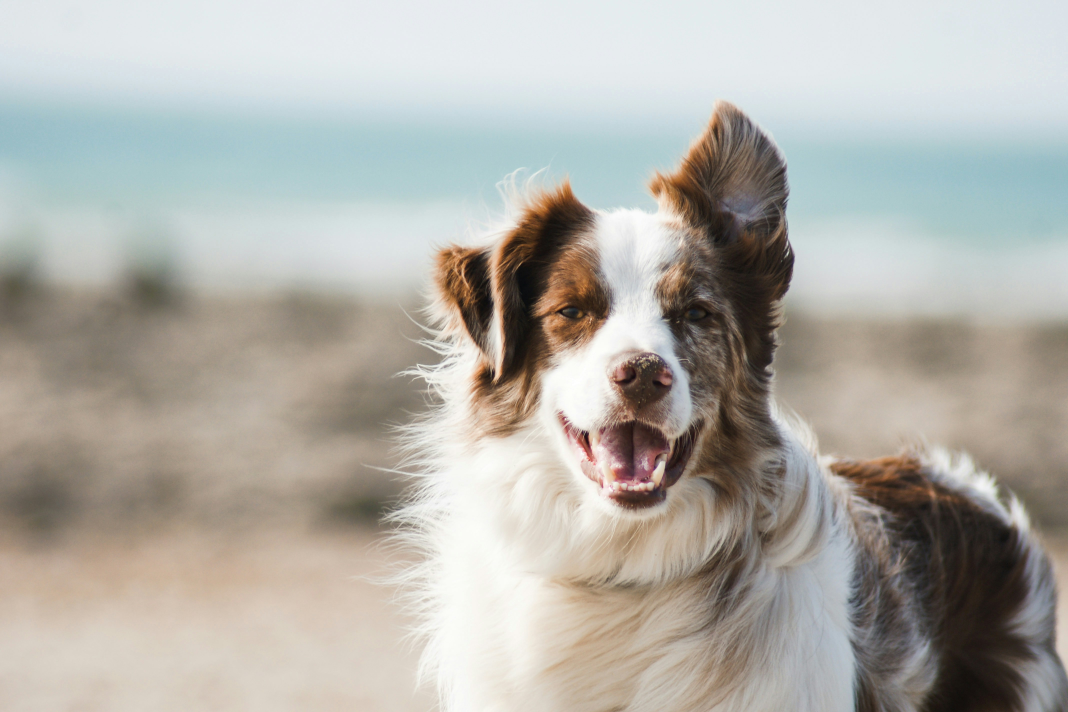
#> input picture adv-programming-2/data/dog.jpg, 4272 x 2848 px (shown at 1/4 size)
$ python z3.py
#> lines starting #> are read from the running program, lines starting #| are printed output that depends on the picture
import cv2

IMAGE_PATH = "./data/dog.jpg"

image_grey = cv2.imread(IMAGE_PATH, cv2.IMREAD_GRAYSCALE)
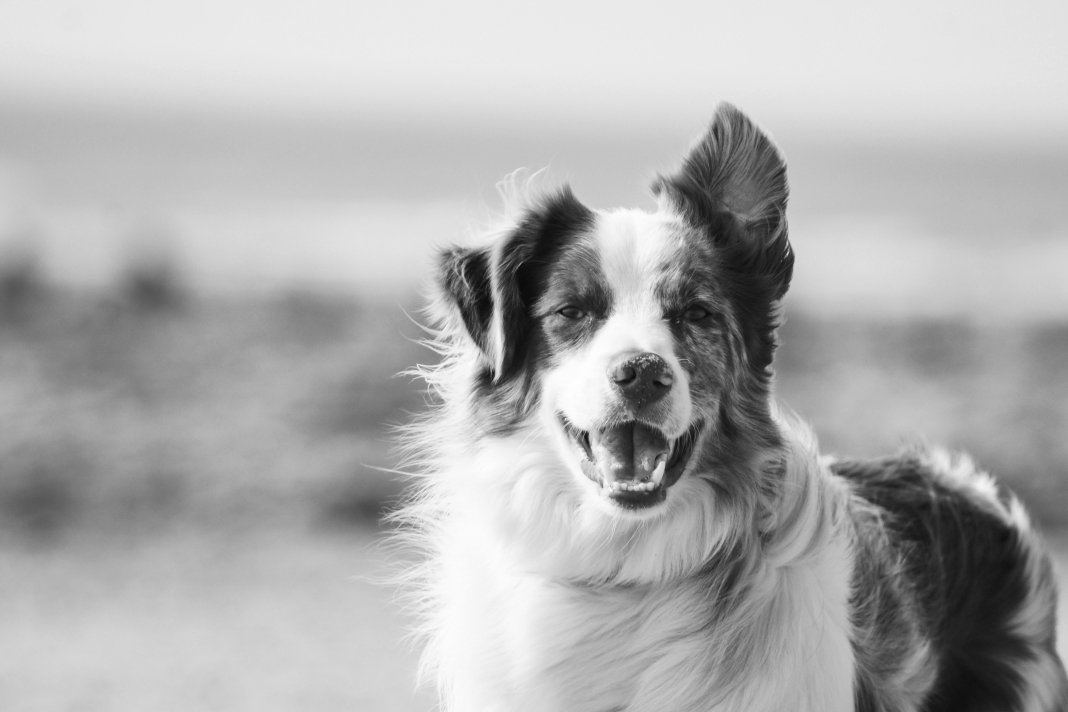
#> image_grey: shape (2848, 4272) (shown at 1/4 size); min 7, max 255, mean 174.5

if image_grey is None:
    print("Błąd: nie można wczytać obrazu!")
else:
    print("Obraz wczytano poprawnie.")


(h, w) = image_grey.shape[:3]
#> h = 2848; w = 4272
print(f"Liczba kanałów dla szarego zdjęcia do 1")

resized_image = cv2.resize(image_grey, (1024, 768))
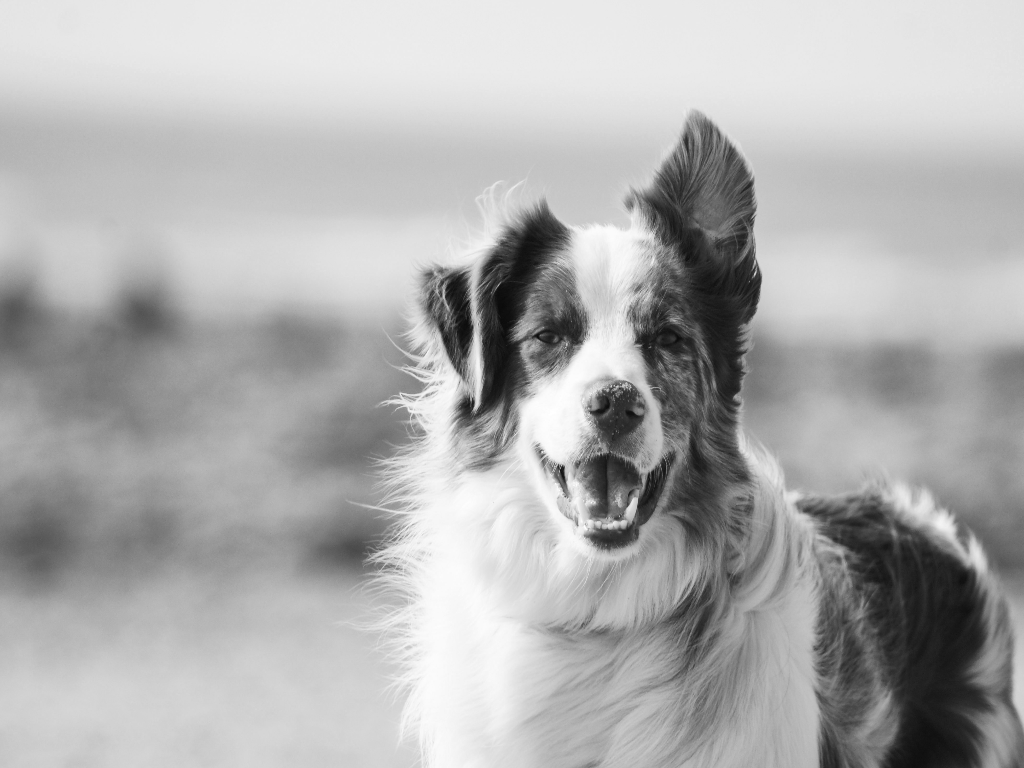
#> resized_image: shape (768, 1024); min 10, max 255, mean 174.5

cv2.imshow("Wyświetlony obraz", resized_image)
cv2.waitKey(0)
cv2.destroyAllWindows()
